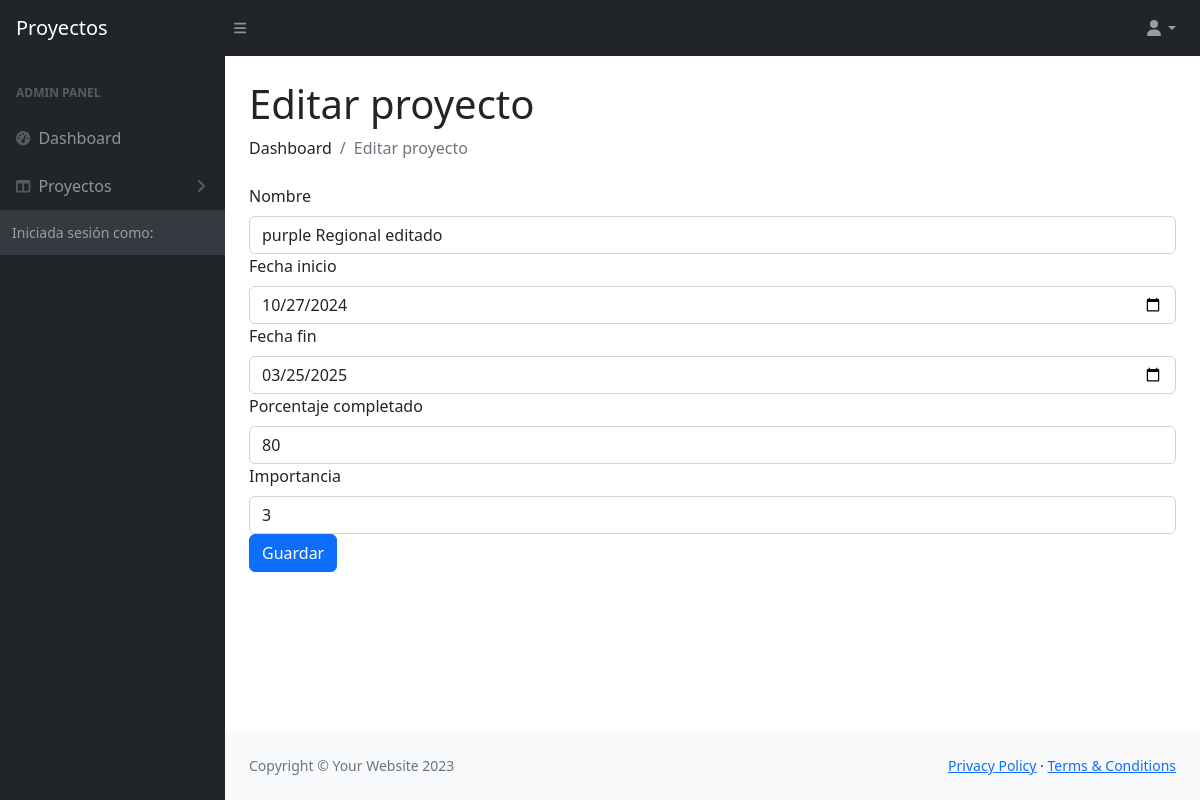
Page /tema3/practica1/editar-proyecto.php?id=3 (signed in) on the committed database.
### tables this page shows
CREATE TABLE `proyectos` (
  `id` int(10) NOT NULL AUTO_INCREMENT,
  `nombre` varchar(100) NOT NULL,
  `fecha_inicio` date NOT NULL,
  `fecha_fin_prevista` date NOT NULL,
  `porcentaje_completado` tinyint(3) NOT NULL,
  `importancia` tinyint(1) NOT NULL,
  `id_usuario` int(10) NOT NULL,
  PRIMARY KEY (`id`),
  KEY `id_usuario` (`id_usuario`),
  CONSTRAINT `id_usuario` FOREIGN KEY (`id_usuario`) REFERENCES `usuarios` (`id`) ON DELETE CASCADE ON UPDATE CASCADE
);

### src/tema3/practica1/modelo.php (called while the page is built, shortened)
<?php
function conectarDB() {
  try {
    $dsn = "mysql:host=mariadb:3306;dbname=practica1-db-gabriel;charset=utf8mb4";
    $dbh = new PDO($dsn, "root", "mysql?");
    $dbh->setAttribute(PDO::ATTR_ERRMODE, PDO::ERRMODE_EXCEPTION);
    return $dbh;
  } catch (PDOException $e){
    return null;
  }
}
function getProyectoPorId($id) {
  $dbh = conectarDB();
  $stmt = $dbh->prepare("SELECT * FROM proyectos WHERE id = :id");
  $stmt->bindParam(":id", $id);
  $stmt->setFetchMode(PDO::FETCH_ASSOC);
  $stmt->execute();
  return $stmt->fetch();
}

### src/tema3/practica1/editar-proyecto.php (the view, shortened to what this page needs)
<?php
include_once "modelo.php";
$proyecto = getProyectoPorId($_GET["id"]);
include "cabecera.php";
?>
  <div id="layoutSidenav_content">
  <main>
    <div class="container-fluid px-4">
      <h1 class="mt-4">Editar proyecto</h1>
      <ol class="breadcrumb mb-4">
        <li class="breadcrumb-item">Dashboard</li>
        <li class="breadcrumb-item active">Editar proyecto</li>
      </ol>
      <?php
      if (is_null($proyecto)) {
        echo "<h4 class='text-danger'>Error al obtener el proyecto</h4>";
        echo "<a href='proyectos.php'>Volver</a>";
      } else if(!$proyecto) {
        echo "<h4 class='text-danger'>El proyecto no existe</h4>";
        echo "<a href='proyectos.php'>Volver</a>";
      } else { ?>
        <form method="post" action="controlador.php" name="editar-proyecto">
          <div class="form-group">
            <label for="nombre" class="form-label">Nombre</label>
            <input type="text" class="form-control" id="nombre" name="nombre" value="<?php echo $proyecto["nombre"]; ?>" required>
          </div>
          <div class="form-group">
            <label for="fecha-inicio" class="form-label">Fecha inicio</label>
            <input type="date" class="form-control" id="fecha-inicio" name="fecha-inicio" value="<?php echo $proyecto["fecha_inicio"]; ?>" required>
          </div>
          <div class="form-group">
            <label for="fecha-fin" class="form-label">Fecha fin</label>
            <input type="date" class="form-control" id="fecha-fin" name="fecha-fin" value="<?php echo $proyecto["fecha_fin_prevista"]; ?>" required>
          </div>
          <div class="form-group">
            <label for="porcentaje-completado" class="form-label">Porcentaje completado</label>
            <input type="number" class="form-control" id="porcentaje-completado" name="porcentaje-completado" value="<?php echo $proyecto["porcentaje_completado"]; ?>" required min="0" max="100">
          </div>
          <div class="form-group">
            <label for="importancia" class="form-label">Importancia</label>
            <input type="number" class="form-control" id="importancia" name="importancia" value="<?php echo $proyecto["importancia"]; ?>" required min="1" max="5">
          </div>
          <div class="form-group">
            <button type="submit" class="btn btn-primary" name="editar-proyecto">Guardar</button>
          </div>
        </form>
      <?php
      }
      ?>
    </div>
  </main>
<?php
include "pie.php";
?>

### rows in the picture
proyectos: nombre "purple Regional editado", fecha-inicio "10/27/2024", fecha-fin "03/25/2025", porcentaje-completado "80", importancia "3"
